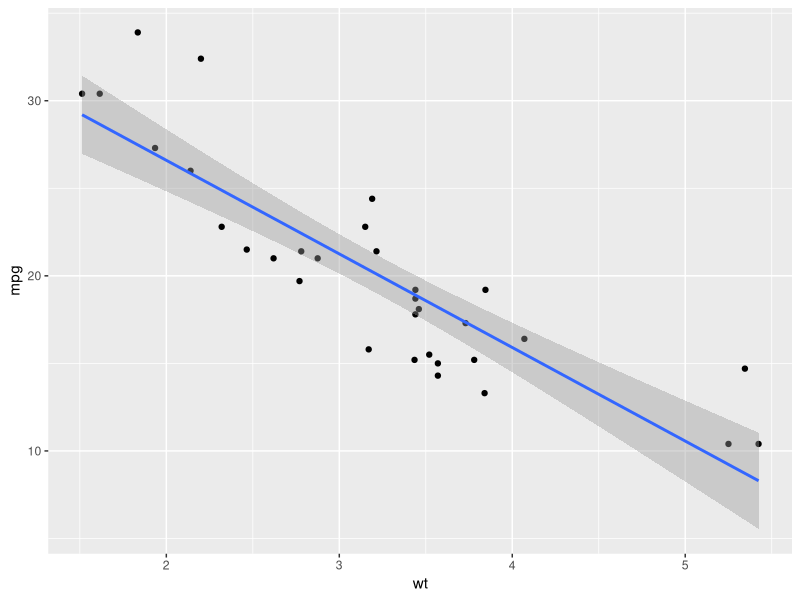
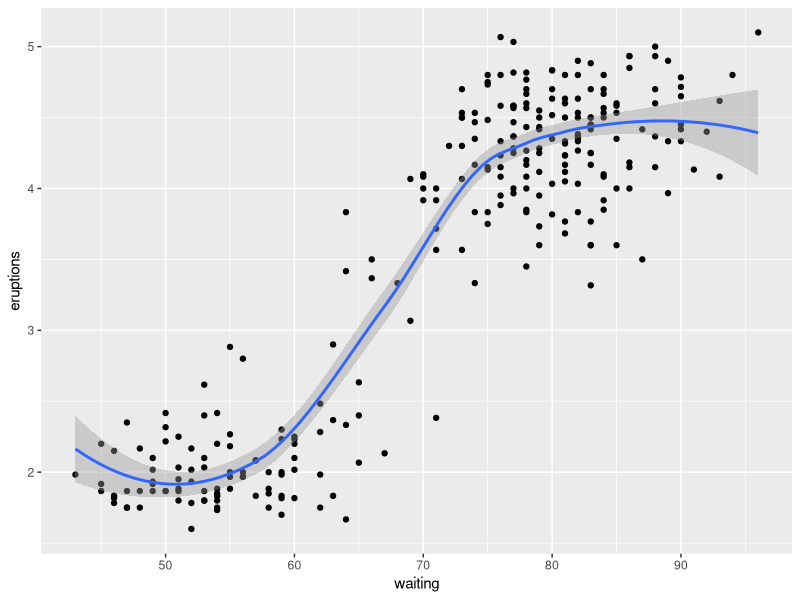
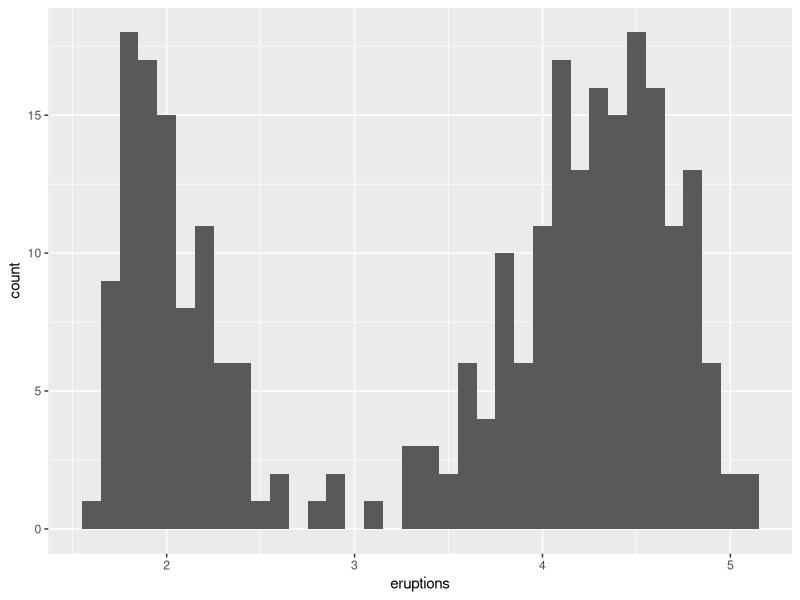

Generate these figures, in order, with R:
## ---- chunk 1
library(ggplot2)
ggplot(mtcars, aes(y = mpg, x = wt)) + geom_point() + stat_smooth(method = "lm")
## ---- chunk 2
ggplot(faithful, aes(y = eruptions, x = waiting)) + geom_point() + stat_smooth(method = "loess")
## ---- chunk 3
ggplot(faithful, aes(x = eruptions)) + geom_histogram(binwidth = .1)
